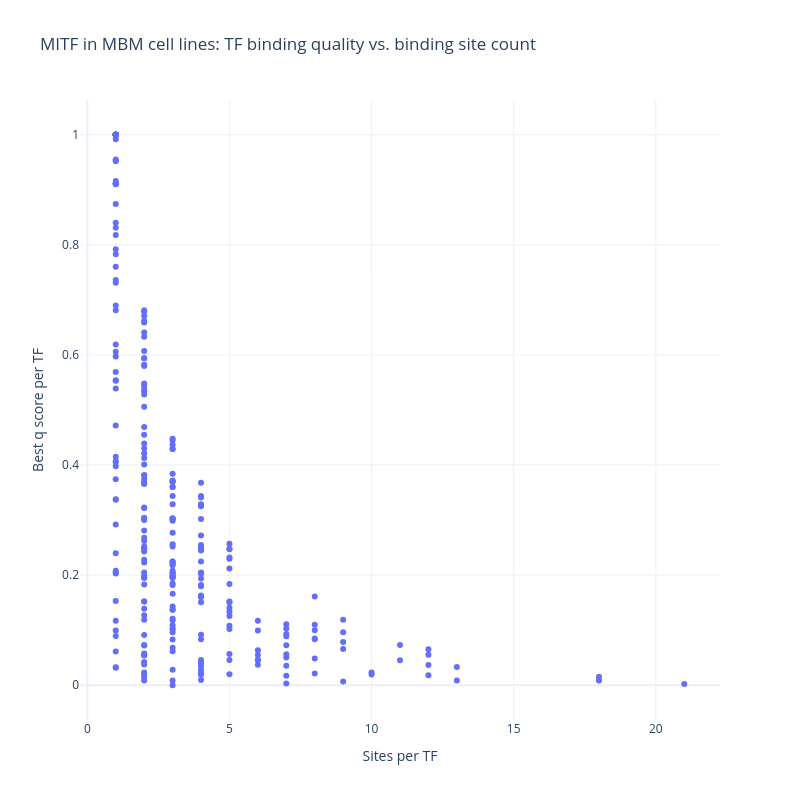

The cell this chart's notebook holds for it:
### Markdown cell above
## Plot binding quality vs. number of binding sites

### Code cell
fig = px.scatter(
    merged_df,
    x="site_count",
    y="best_q_per_tf",
    hover_name="TF",  # big bold line in tooltip
    hover_data={
        "site_count": True,  # show extra fields in tooltip
        "best_q_per_tf": True,
        "TF": False
    },  # don't duplicate TF in the table
    labels={
        "site_count": "Sites per TF",
        "best_q_per_tf": "Best q score per TF",
    },
    title='MITF in MBM cell lines: TF binding quality vs. binding site count',
    width=800,
    height=800
)

# nicer layout + grid
fig.update_layout(template="plotly_white")

fig.show()
fig.write_html(f'output/MITF_jaspar_human_full/MITF_MBM_filter_hit_tf.html')

### Figure 1 — Plotly figure (JSON) as saved in the notebook; plotly's stock layout.template omitted (floating-point values rounded to 4 significant figures; data arrays with more than 128 entries replaced by an {"elided": "..."} marker saying what was removed)
{"data": [{"customdata": {"elided": "289x1 str values"}, "hovertemplate": "<b>%{hovertext}</b><br><br>Sites per TF=%{x}<br>Best q score per TF=%{y}<extra></extra>", "hovertext": {"elided": "289 str values"}, "legendgroup": "", "marker": {"color": "#636efa", "symbol": "circle"}, "mode": "markers", "name": "", "orientation": "v", "showlegend": false, "x": {"elided": "289 int values"}, "xaxis": "x", "y": {"elided": "289 float values"}, "yaxis": "y", "type": "scatter"}], "layout": {"xaxis": {"anchor": "y", "domain": [0.0, 1.0], "title": {"text": "Sites per TF"}}, "yaxis": {"anchor": "x", "domain": [0.0, 1.0], "title": {"text": "Best q score per TF"}}, "legend": {"tracegroupgap": 0}, "title": {"text": "MITF in MBM cell lines: TF binding quality vs. binding site count"}, "height": 800, "width": 800}}
